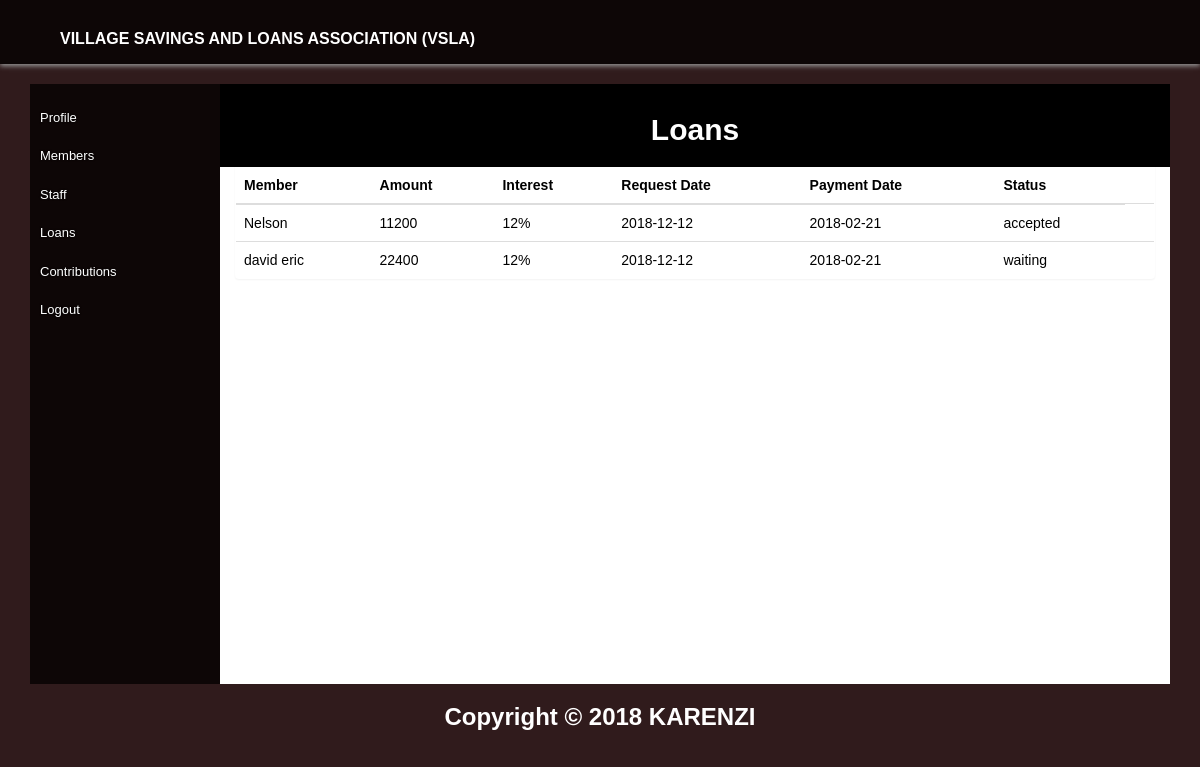
/?page=A_loans (signed in), run on the app's committed database.
### tables this page shows
CREATE TABLE `loan` (
  `loan_id` int(10) NOT NULL,
  `staff_id` int(10) NOT NULL,
  `member_id` int(10) NOT NULL,
  `amount` int(11) NOT NULL,
  `amount_interest` int(20) NOT NULL,
  `payment_date` date NOT NULL,
  `request_date` date NOT NULL,
  `status` varchar(50) NOT NULL
);

CREATE TABLE `member` (
  `member_id` int(10) NOT NULL,
  `name` varchar(50) NOT NULL,
  `bdate` date NOT NULL,
  `username` varchar(20) NOT NULL,
  `password` varchar(50) NOT NULL,
  `phone` int(10) NOT NULL,
  `address` varchar(255) NOT NULL,
  `email` varchar(50) NOT NULL,
  `gender` char(1) NOT NULL,
  `status` varchar(20) NOT NULL,
  `type` varchar(12) NOT NULL
);

### controllers/controller.php (called while the page is built, shortened)
<?php
require_once('models/model.php');
class Controller {
	protected $model;
	public function __construct() {
		$this->model = new Model();
	}
	public function A_loans() {
		$tests = $this->model->S_loans();
		require_once 'views/admin.php';
	}
}
?>

### index.php (called while the page is built, shortened)
<?php
require_once('controllers/controller.php');
$controller = new Controller();
if(empty($_REQUEST['page'])) $page='index';
else $page = $_REQUEST['page'];
$controller->$page();
?>

### models/member.php (called while the page is built, shortened)
<?php
require_once('database.php');
class Member {
	protected $database;
	public function __construct()
	{
		$this->database = new Db();
		$this->database->connect();
	}
		public function S_loans() {
		$sql = "SELECT loan.*, member.name FROM loan inner join member on member.member_id = loan.member_id";
		$result = $this->database->execute($sql);
		return $result;
	}
}
?>

### models/model.php (called while the page is built, shortened)
<?php
require_once ('member.php');
class Model {
	protected $tests;
	public function __construct() {
		$this->tests = new Member();
	}
	public function S_loans() {
		return $this->tests->S_loans();
	}
}
?>

### models/database.php (called while the page is built, shortened)
<?php
class Db {
protected $db_connection;
public function connect() {
	$this->db_connection = mysqli_connect(host,user,pass,database) or die(mysqli_error($this->db_connection));
}
public function execute($sql) {
	$query=mysqli_query($this->db_connection, $sql)  or die($sql.mysqli_error($this->db_connection));
		$result=array();
		if(preg_match("/^select/i", $sql)) { while($row=mysqli_fetch_assoc($query)) $result[]=$row; }
		return $result;
}
}
?>

### views/S_loans.php (the view, shortened to what this page needs)
<div>
  <div class="panel">
    <div class="panel-heading panel-black text-center">
      <h2> Loans</h2>
    </div>
  <table class="table table-hover">
    <thead>
      <th>Member</th>
      <th>Amount</th>
      <th>Interest</th>
      <th>Request Date</th>
      <th>Payment Date</th>
      <th>Status</th>
    </thead>
    <tbody>
<?php
        foreach ($tests as $data) {
      ?>
      <tr>
        <td><?php echo $data['name']; ?></td>
        <td><?php echo $data['amount'];?></td>
        <td><?php echo $data['amount_interest'].'%';?></td>
        <td><?php echo $data['payment_date'];?></td>
        <td><?php echo $data['request_date'];?></td>
        <td><?php echo $data['status'];?></td>
          <td><?php if($data['status']=='waiting' and $_SESSION['type']!='admin'){?>
          <a href="?page=S_Laccept&id=<?php echo $data['loan_id'];?>" class="btn btn-primary">Accept</a><a class="btn btn-danger" href="?page=S_Lignore&id=<?php echo $data['loan_id'];?>">Ignore</a><?php } ?>
              </td>
      </tr><?php } ?>
    </tbody>
  </table>
  </div>
</div>

### css/style.css (style rules this page uses)
body { font-family: 'Raleway', sans-serif; }
.panel-black.panel-heading { background-color: black; margin-right: -40px; margin-left: -40px; margin-top: -2px; color: white; }
.hm-body { background-color: rgb(48,27,28); color: white; }
html, body { height: 100%; font-family:verdana,arial,sans-serif; color:#555555; }
h1,h2,h3 { font-weight:800; }

### data on the page
loan: member.name "Nelson", amount "11200", amount_interest "12", payment_date "2018-12-12", request_date "2018-02-21", status "accepted"
loan: member.name "david eric", amount "22400", amount_interest "12", payment_date "2018-12-12", request_date "2018-02-21", status "waiting"
